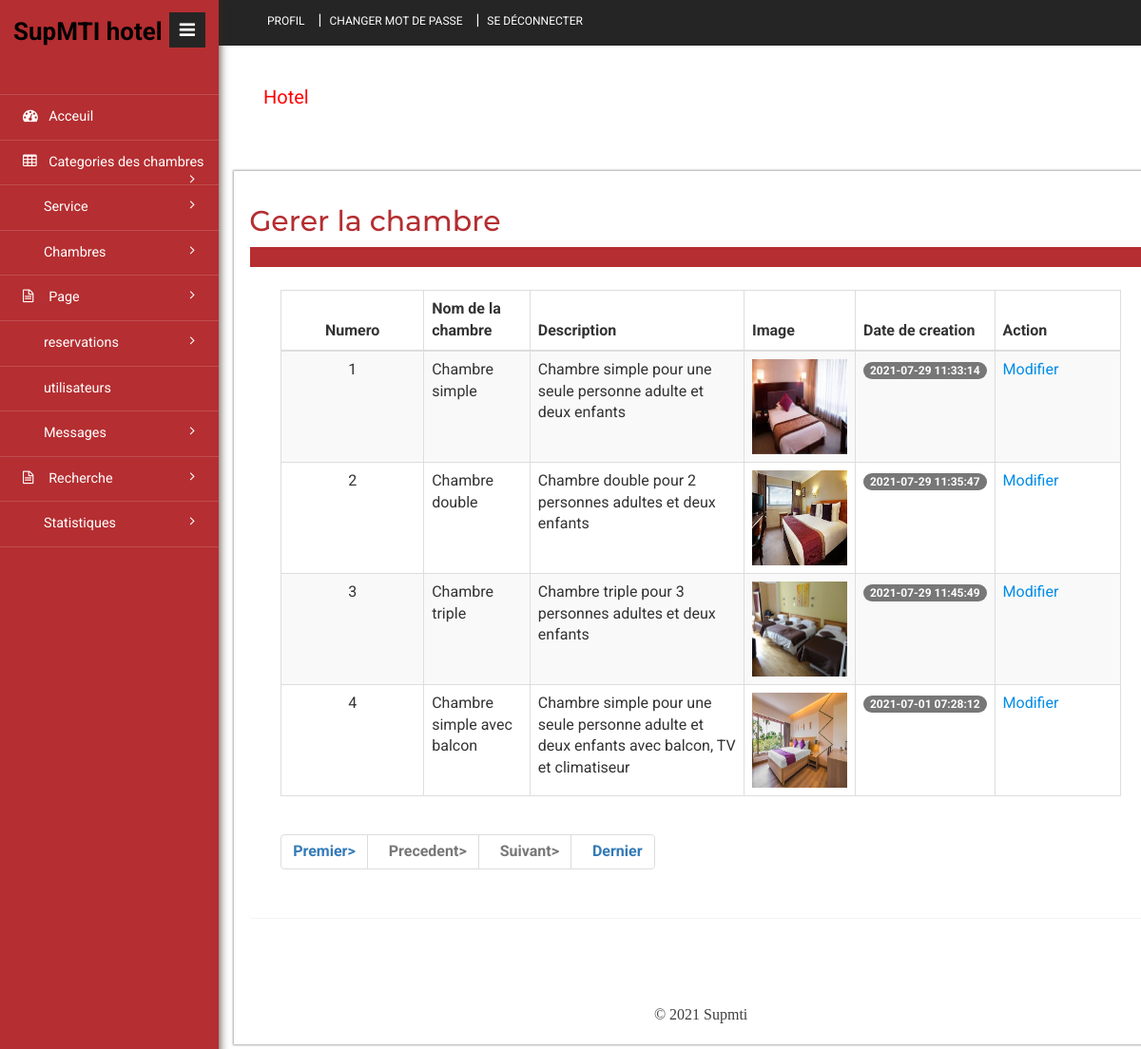
Screenshot of /supmti/admin/manage-room.php (signed in) with the database file from the repository.
### tables this page shows
CREATE TABLE `tblroom` (
  `ID` int(10) NOT NULL,
  `RoomType` int(10) DEFAULT NULL,
  `RoomName` varchar(200) DEFAULT NULL,
  `MaxAdult` int(5) DEFAULT NULL,
  `MaxChild` int(5) DEFAULT NULL,
  `RoomDesc` mediumtext DEFAULT NULL,
  `NoofBed` int(5) DEFAULT NULL,
  `Image` varchar(200) DEFAULT NULL,
  `RoomFacility` varchar(200) DEFAULT NULL,
  `CreationDate` timestamp NULL DEFAULT current_timestamp()
);

### supmti/admin/manage-room.php (the view, shortened to what this page needs)
<?php
include('includes/dbconnection.php');
if (strlen($_SESSION['hbmsaid']==0)) {
  header('location:logout.php');
  } else{
?>
<!DOCTYPE HTML>
<html>
<head>
<link href="css/bootstrap.min.css" rel='stylesheet' type='text/css' />
<link href="css/style.css" rel='stylesheet' type='text/css' />
<link href="css/font-awesome.css" rel="stylesheet">
<link rel="stylesheet" href="css/icon-font.min.css" type='text/css' />
</head>
<body>
   <div class="page-container">
	<div class="left-content">
	   <div class="inner-content">
			<?php include_once('includes/header.php');?>
			<div class="content">
<div class="women_main">
	<div class="grids">
					<div class="progressbar-heading grids-heading">
						<h2>Gerer la chambre</h2>
					</div>
					<div class="panel panel-widget forms-panel">
						<div class="forms">
							<div class="form-grids widget-shadow" data-example-id="basic-forms">
								<div class="form-title">
								</div>
								<div class="form-body">
									     <table class="table table-bordered table-striped table-vcenter js-dataTable-full-pagination">
                                <thead>
                                    <tr>
                                        <th class="text-center">Numero</th>
                                        <th>Nom de la chambre</th>
                                        <th class="d-none d-sm-table-cell">Description</th>
                                        <th class="d-none d-sm-table-cell">Image</th>
                                        <th class="d-none d-sm-table-cell">Date de creation</th>
                                        <th class="d-none d-sm-table-cell" style="width: 15%;">Action</th>
                                       </tr>
                                </thead>
                                <tbody>
                                    <?php
                                    if (isset($_GET['pageno'])) {
            $pageno = $_GET['pageno'];
        } else {
            $pageno = 1;
        }
        $no_of_records_per_page = 10;
        $offset = ($pageno-1) * $no_of_records_per_page;
 $ret = "SELECT ID FROM tblroom";
$query1 = $dbh -> prepare($ret);
$query1->execute();
$total_rows=$query1->rowCount();
$total_pages = ceil($total_rows / $no_of_records_per_page);
$sql="SELECT * from tblroom LIMIT $offset, $no_of_records_per_page";
$query = $dbh -> prepare($sql);
$query->execute();
$results=$query->fetchAll(PDO::FETCH_OBJ);
$cnt=1;
if($query->rowCount() > 0)
{
foreach($results as $row)
{               ?>
                                    <tr>
                                        <td class="text-center"><?php echo htmlentities($cnt);?></td>
                                        <td class="font-w600"><?php  echo htmlentities($row->RoomName);?></td>
                                        <td class="d-none d-sm-table-cell"><?php  echo htmlentities($row->RoomDesc);?></td>
                                         <td class="d-none d-sm-table-cell"><img src="images/<?php echo $row->Image;?>" width="100" height="100"></td>
                                        <td class="d-none d-sm-table-cell">
                                            <span class="badge badge-primary"><?php  echo htmlentities($row->CreationDate);?></span>
                                        </td>
                                         <td class="d-none d-sm-table-cell"><a href="edit-room.php?editid=<?php echo ($row->ID);?>">Modifier</a></td>
                                    </tr>
                                    <?php $cnt=$cnt+1;}} ?>
                                </tbody>
                            </table>
                            <div align="left">
    <ul class="pagination" >
        <li><a href="?pageno=1"><strong>Premier></strong></a></li>
        <li class="<?php if($pageno <= 1){ echo 'disabled'; } ?>">
            <a href="<?php if($pageno <= 1){ echo '#'; } else { echo "?pageno=".($pageno - 1); } ?>"><strong style="padding-left: 10px">Precedent></strong></a>
        </li>
        <li class="<?php if($pageno >= $total_pages){ echo 'disabled'; } ?>">
            <a href="<?php if($pageno >= $total_pages){ echo '#'; } else { echo "?pageno=".($pageno + 1); } ?>"><strong style="padding-left: 10px">Suivant></strong></a>
        </li>
        <li><a href="?pageno=<?php echo $total_pages; ?>"><strong style="padding-left: 10px">Dernier</strong></a></li>
    </ul>
</div>
								</div>
							</div>
						</div>
					</div>
				</div>
<?php include_once('includes/footer.php');?>
</div>
</div>
		</div>
</div>
			<?php include_once('includes/sidebar.php');?>
							</div>
</body>
</html><?php }  ?>

### rows the page displays
tblroom: RoomName "Chambre simple", RoomDesc "Chambre simple pour une seule personne adulte et deux enfants", Image (picture), CreationDate "2021-07-29 11:33:14"
tblroom: RoomName "Chambre double", RoomDesc "Chambre double pour 2 personnes adultes et deux enfants", Image (picture), CreationDate "2021-07-29 11:35:47"
tblroom: RoomName "Chambre triple", RoomDesc "Chambre triple pour 3 personnes adultes et deux enfants", Image (picture), CreationDate "2021-07-29 11:45:49"
tblroom: RoomName "Chambre simple avec balcon", RoomDesc "Chambre simple pour une seule personne adulte et deux enfants avec balcon, TV et climatiseur", Image (picture), CreationDate "2021-07-01 07:28:12"
